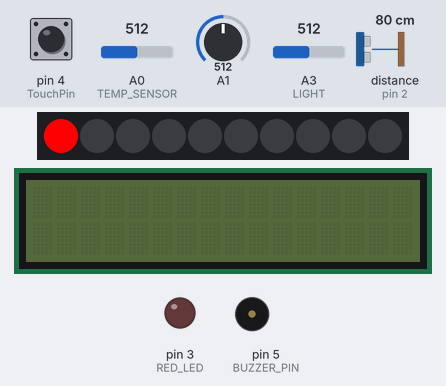
A sketch run on a simulated Arduino Uno, built with avr-gcc and run on an emulated ATmega328P. Parts: 10 RGB LEDs in strip order, left to right, 16×2 character LCD, output pins drawn as LEDs (lit = HIGH), buzzer (waves = sounding, pin HIGH). Inputs (shaded band) come from the test bench; at power-on: A0 (TEMP_SENSOR) = 512, distance to the obstacle (sensor on pin 2) 80 cm, A1 = 512, pin 4 (TouchPin) HIGH, A3 (LIGHT) = 512. What the sketch prints to the serial monitor is not drawn.

Above: at 1.2 s.
1.3 s: A0 (TEMP_SENSOR) set to 992
At 13.7 s:
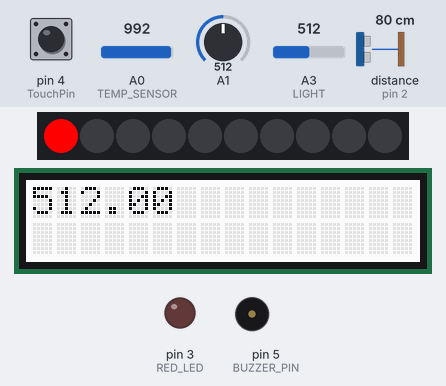
15.3 s: A0 (TEMP_SENSOR) set to 847
At 18.3 s:
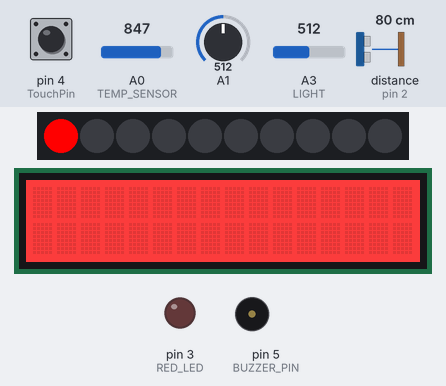
25.4 s: A0 (TEMP_SENSOR) set to 829
28.7 s: distance to the obstacle (sensor on pin 2) set to 227 cm
At 42.0 s:
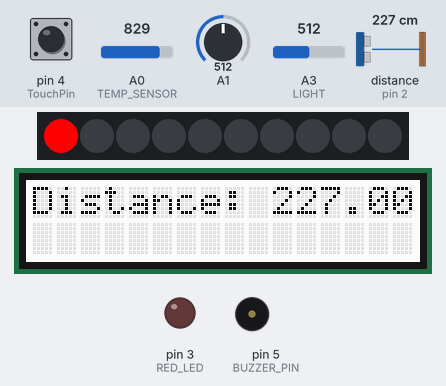
42.7 s: distance to the obstacle (sensor on pin 2) set to 236 cm
47.0 s: A1 set to 716
At 57.1 s:
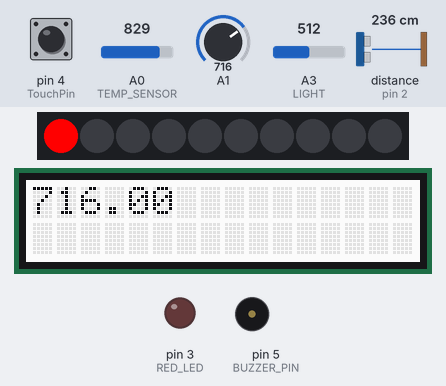
Timing chart, 0 to 58.6 s (numbered marks = the images above; inputs shaded):
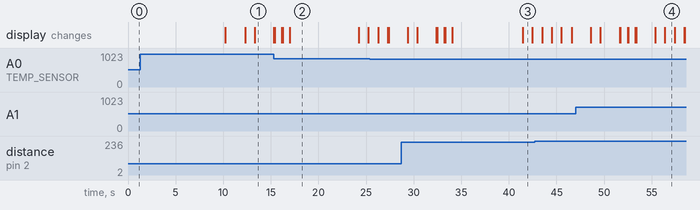

The sketch:

exercise.ino
```cpp
// Ji Woong Kim
#include <rgb_lcd.h>
#include <Grove_LED_Bar.h>
#include <Servo.h>
#include "Ultrasonic.h"

#define TEMP_SENSOR (A0)  // Grove - Temperature Sensor connect to A0
#define SOUND (A1)        // define the sound sensor to A1
#define LIGHT (A3)
#define RED_LED (3)
#define TouchPin (4)
#define BUZZER_PIN (5)            /* sig pin of the buzzer */


rgb_lcd lcd;
Ultrasonic ultrasonic(2);
Grove_LED_Bar bar(7, 6, 0, LED_BAR_10);  // Clock pin, Data pin, Orientation
float temp_C;                            // Variable used to store temperature
float temp_F;                            // Variable used to store temperature

// passive mode : 0
// active mode : 1
int currentMode = 0;

void setup() {
  // put your setup code here, to run once:
  Serial.begin(9600);
  bar.setLevel(1);
  pinMode(7, INPUT_PULLUP);     // Touch sensor is attached to D7
  pinMode(TEMP_SENSOR, INPUT);  // Temperature: Configure pin A0 as an INPUT
  pinMode(LIGHT, INPUT);        // Light: Configure pin A3 as an INPUT
  pinMode(RED_LED, OUTPUT);
  pinMode(BUZZER_PIN, OUTPUT);
  pinMode(TouchPin, INPUT);
  Serial.begin(9600);
}

long RangeInInches;
long RangeInCentimeters;  // two measurements should keep an interval
float temperatureArray[10], soundArray[10], lightArray[10], distanceArray[10];
int passiveOutOfLevel[2] = {0, 0};
int activeOutOfLevel[3] = {0, 0, 0};
float initStartTime = millis();
int intialCheck = 0;

float DistanceAvg;
float TemperatureAvg;
float LightAvg;
float SoundAvg;
float currentPassiveTemperature;
float currentPassiveSound;
float currentPassiveLight;

void loop() {
  if (intialCheck == 0) {
    Serial.println("This is initial step");
    float initDatCollection[4];
    float a, b, c, d;

    initStartTime = millis();
    int count = 0;
    while(millis() - initStartTime < 5000){

      distanceArray[count] = read_Ultrasonic();
      temperatureArray[count] = read_Temperature(TEMP_SENSOR);
      lightArray[count] = read_Light(LIGHT);
      soundArray[count] = read_sound(SOUND);

      Serial.print("count is : ");
      Serial.println(count);

      Serial.println(distanceArray[count]);
      Serial.println(temperatureArray[count]);
      Serial.println(lightArray[count]);
      Serial.println(soundArray[count]);
      Serial.println("-------------");

      delay(500);
      count++;
    }

    DistanceAvg = average(distanceArray);
    TemperatureAvg = average(temperatureArray);
    LightAvg = average(lightArray);
    SoundAvg = average(soundArray);

    Serial.println("-------Average------- ");
    Serial.println(DistanceAvg);
    Serial.println(TemperatureAvg);
    Serial.println(LightAvg);
    Serial.println(SoundAvg);
    delay(2000);


    // bool rangeBoundCheck = average();
    bool check[4];
    check[0] = distanceRangeCheck(DistanceAvg);
    check[1] = temperatureRrangeCheck(TemperatureAvg);
    check[2] = lightRangeCheck(LightAvg);
    check[3] = SoundRangeCheck(SoundAvg);


    if(check[0] & check[1] & check[2] & check[3]){
      Serial.println("Calibration Successful");
      //print in the LED bar to say 'calibration successful'

      int colorR = 255;
      int colorG = 255;
      int colorB = 255;

      lcd.begin(16, 2);
      lcd.setRGB(colorR, colorG, colorB);
      // Print a message to the LCD.
      lcd.print("Distance: ");
      lcd.print(DistanceAvg);
      delay(1000);
      lcd.clear();


      lcd.print("Temperature: ");
      lcd.print(TemperatureAvg);
      delay(1000);
      lcd.clear();


      lcd.print("Light: ");
      lcd.print(LightAvg);
      delay(1000);
      lcd.clear();


      lcd.print("Sound: ");
      lcd.print(SoundAvg);
      delay(1000);
      lcd.clear();


      lcd.print("Calibration Successful");
      delay(1000);

      intialCheck = 1;
    }else{
      Serial.println("Calibration Failure");
      //print in the LED bar to say 'calibration failure'

      if(check[0] == true){
        lcd.println("Distance: ");
        lcd.print(DistanceAvg);
        delay(1000);
        lcd.clear();
      }

      if(check[1] == true){
        lcd.println("Temperature: ");
        lcd.print(TemperatureAvg);
        delay(1000);
        lcd.clear();
      }

      if(check[2] == true){
        lcd.println("Light: ");
        lcd.print(LightAvg);
        delay(1000);
        lcd.clear();
      }

      if(check[3] == true){
        lcd.println("Sound: ");
        lcd.print(SoundAvg);
        delay(1000);
        lcd.clear();
      }

      lcd.print("Calibration failure");
    }
  }


  /////////// Changing Mode ///////////
  int startTime = millis();
  if(currentMode == 0){ //passive Mode
    startTime = millis();
    while(digitalRead(TouchPin) == 0){
      Serial.println("It is Passive monitoring now, Sensor is being pressed");
      int interval = millis() - startTime;
      if(interval > 3000){
        Serial.println("It's time to change the mode"); // prints time since program started
        currentMode = 1; // Changing to active mode
        break;
      }
    }
  }else if(currentMode == 1){
    startTime = millis();
    while(digitalRead(TouchPin) == 0){
      Serial.println("It is Active monitoring now, Sensor is being pressed");
      int interval = millis() - startTime;
      if(interval > 2000){
        Serial.println("It's time to change the mode"); // prints time since program started
        currentMode = 0; // Changing to passive mode
        break;
      }
    }
  }
  /////////// Changing Mode ///////////


  if(currentMode == 0){   // passive monitoring
    int colorR = 255;
    int colorG = 255;
    int colorB = 255;
    lcd.begin(16, 2);
    lcd.setRGB(colorR, colorG, colorB);

    passiveModeMonitor();

    lcd.print(currentPassiveTemperature);
    delay(1000);
    lcd.clear();

    lcd.print(currentPassiveSound);
    delay(1000);
    lcd.clear();

    lcd.print(currentPassiveLight);
    delay(1000);
    lcd.clear();


    if(passiveOutOfLevel[0] == 1){  // alert light
      int colorR = 255;
      int colorG = 0;
      int colorB = 0;
      lcd.begin(16, 2);
      lcd.setRGB(colorR, colorG, colorB);

      lcd.println("Temperature Alert");
      lcd.print(currentPassiveTemperature);
      delay(750);
      lcd.clear();
      passiveOutOfLevel[0] = 0;
    }

    if(passiveOutOfLevel[1] == 1){ //alert sound
      int colorR = 255;
      int colorG = 0;
      int colorB = 0;
      lcd.begin(16, 2);
      lcd.setRGB(colorR, colorG, colorB);

      lcd.println("Sound Alert");
      lcd.print(currentPassiveSound);
      delay(750);
      lcd.clear();
      passiveOutOfLevel[1] = 0;
    }

  }else{                  // active monitoring
    int colorR = 255;
    int colorG = 0;
    int colorB = 0;

    lcd.begin(16, 2);
    lcd.setRGB(colorR, colorG, colorB);

    activeModeMonitor();
    if(activeOutOfLevel[0] == 1){
      lcd.println("Intrustion!");
      lcd.print("Distance");

      // Red LED Light
      digitalWrite(RED_LED, HIGH);  // Turn the pin ON / Set it HIGH = 1.
      delay(500);                  // Wait for 1 second = 1000 milliseconds.
      digitalWrite(RED_LED, LOW);   // Turn the pin OFF / Set it LOW = 0.

      //Buzzer
      digitalWrite(BUZZER_PIN, HIGH);
      delay(500);
      digitalWrite(BUZZER_PIN, LOW);
    }

    if(activeOutOfLevel[1] == 1){
      lcd.println("Intrustion!");
      lcd.print("Temperature");

      // Red LED Light
      digitalWrite(RED_LED, HIGH);  // Turn the pin ON / Set it HIGH = 1.
      delay(500);                  // Wait for 1 second = 1000 milliseconds.
      digitalWrite(RED_LED, LOW);   // Turn the pin OFF / Set it LOW = 0.

      //Buzzer
      digitalWrite(BUZZER_PIN, HIGH);
      delay(500);
      digitalWrite(BUZZER_PIN, LOW);
    }

    if(activeOutOfLevel[2] == 1){
      lcd.println("Intrustion!");
      lcd.print("Light");

      // Red LED Light
      digitalWrite(RED_LED, HIGH);  // Turn the pin ON / Set it HIGH = 1.
      delay(500);                  // Wait for 1 second = 1000 milliseconds.
      digitalWrite(RED_LED, LOW);   // Turn the pin OFF / Set it LOW = 0.

      //Buzzer
      digitalWrite(BUZZER_PIN, HIGH);
      delay(500);
      digitalWrite(BUZZER_PIN, LOW);
    }

    activeOutOfLevel[0] = 0;
    activeOutOfLevel[1] = 0;
    activeOutOfLevel[2] = 0;
  }
}


/*
 * @brief:  It collects the temperature, sound and light sensor data in passive monitoring mode
 * @param:
 * @ret:
 */
void passiveModeMonitor(){
  currentPassiveTemperature = read_Temperature(TEMP_SENSOR);
  currentPassiveSound = read_sound(SOUND);
  currentPassiveLight = read_Light(LIGHT);
  delay(2000);
  if(currentPassiveTemperature > 35.0 || currentPassiveTemperature < 10.0){passiveOutOfLevel[0] = 1;}
  if(currentPassiveSound > 250 ){passiveOutOfLevel[1] = 1;}
}


/*
 * @brief:  It collects the temperature, sound and light sensor data in active monitoring mode
 * @param:
 * @ret:
 */
void activeModeMonitor(){
  float currentTemperature = read_Temperature(TEMP_SENSOR);
  float currentUltrasonic = read_Ultrasonic();
  float currentLight = read_Light(LIGHT);

  float TemperatureInterval = (currentTemperature - TemperatureAvg);
  float DistanceInterval = (currentUltrasonic - DistanceAvg);
  float LightInterval = (currentLight - LightAvg);

  //check
  if(DistanceInterval > 50){
    activeOutOfLevel[0] = 1;
  }

  if(TemperatureInterval > 10){
    activeOutOfLevel[1] = 1;
  }

  if(LightInterval > 200){
    activeOutOfLevel[2] = 1;
  }
}


/*
 * @brief:  Calculate the average of the collected sensor data
 * @param:  Array of data that has been collected for first five seconds
 * @ret:    Average for the first five seconds
 */
float average(float dataStream[]){
  long sum = 0L;
  for(int i = 0; i < 10; i++) {sum += dataStream[i];}
  return  ((float) sum) / 10;
}

/*
 * @brief:  Check whether the detected object is located at the distance that sensor can't detect
 * @param:  Average distance of the ojbect from sensor for first five seconds
 * @ret:    Result if the object is located at the distance that sensor can't detect
 */
bool distanceRangeCheck(float DistanceAvg){
  bool rangeCheck = true;
  if(DistanceAvg >=232 ){
    rangeCheck = false;
  }
  return rangeCheck;
}


/*
 * @brief:  Check whether the detected temperature is out of bound
 * @param:  Average temperature that has been collected for first five seconds
 * @ret:    Result if the temperature is out of bound or not
 */
bool temperatureRrangeCheck(float TemperatureAvg){
  bool rangeCheck = true;
  if( TemperatureAvg <= -20 || TemperatureAvg >= 60 ){
    rangeCheck = false;
  }
  return rangeCheck;
}


/*
 * @brief:  Check whether the detected light is out of bound
 * @param:  Average light that has been collected for first five seconds
 * @ret:    Result if the light is out of bound or not
 */
bool lightRangeCheck(float LightAvg){
  bool rangeCheck = true;
  if(LightAvg <= 1 || LightAvg >=1000 ){
    rangeCheck = false;
  }
  return rangeCheck;
}

/*
 * @brief:  Check whether the detected sound is out of bound
 * @param:  Average Sound that has been collected for first five seconds
 * @ret:    Result if the sound is out of bound or not
 */
bool SoundRangeCheck(float SoundAvg){
  bool rangeCheck = true;
  if( SoundAvg <= 10 || SoundAvg >=1500 ){
    rangeCheck = false;
  }
  return rangeCheck;
}

/*
 * @brief:  Detects the object from the ultra sonic sensor and report the distance
 * @param:
 * @ret:    The distance that object detected
 */
float read_Ultrasonic(){
  // RangeInInches = ultrasonic.MeasureInInches();
  RangeInCentimeters = ultrasonic.MeasureInCentimeters();  // two measurements should keep an interval
  // Serial.println("Ultrasonic is working: ");
  // Serial.println(RangeInCentimeters);
  return RangeInCentimeters;
}


/*
 * @brief:  Reads an Analog input.
 *          Converts the analog voltage value into a Temperature value in degrees Celsius.
 * @param:  pin - Analog Input pin number
 * @ret:    mapped light
 */
float read_Light(int pin) {
  int analog_value = analogRead(pin);
  // Serial.print("Analog Value = ");
  // Serial.print(analog_value);
  int mapped_value = map(analog_value, 0, 1023, 0, 10);
  // Serial.print("  |  Scaled Value = ");
  // Serial.print(mapped_value);
  return analog_value;
}


// read_sound
long read_sound(int pin) {
  // int soundValue = 0;                 //create variable to store many different readings
  // for (int i = 0; i < 32; i++)        //create a for loop to read
  // { soundValue += analogRead(pin); }  //read the sound sensor
  // // soundValue >>= 5;                   //bitshift operation
  // return soundValue;


  long soundValue = 0;
  for(int i=0; i<32; i++){
    soundValue += analogRead(pin);
  }
  soundValue >>= 5;

  // Serial.println(soundValue);
  delay(10);
  return soundValue;
}

/*
 * @brief:  Reads an Analog input.
 *          Converts the analog voltage value into a Temperature value in degrees Celsius.
 * @param:  pin - Analog Input pin number
 * @ret:    temperature - Temperature value in degrees Celsius (float).
 */
float read_Temperature(int pin) {
  const int B = 4275;       // B value of the thermistor
  const int R0 = 100000;    // R0 = 100k
  int a = analogRead(pin);  // Integer: 0-1023
  float R = 1023.0 / a - 1.0;
  R = R0 * R;
  float temperature = 1.0 / (log(R / R0) / B + 1 / 298.15) - 273.15;  // convert to temperature via datasheet
  return temperature;
}
```

Measured:
- what the display in image 2 shows lasts 7.2 s, from 17.0 s to 24.2 s
- what the display in image 3 shows lasts 1.1 s, from 41.4 s to 42.5 s
